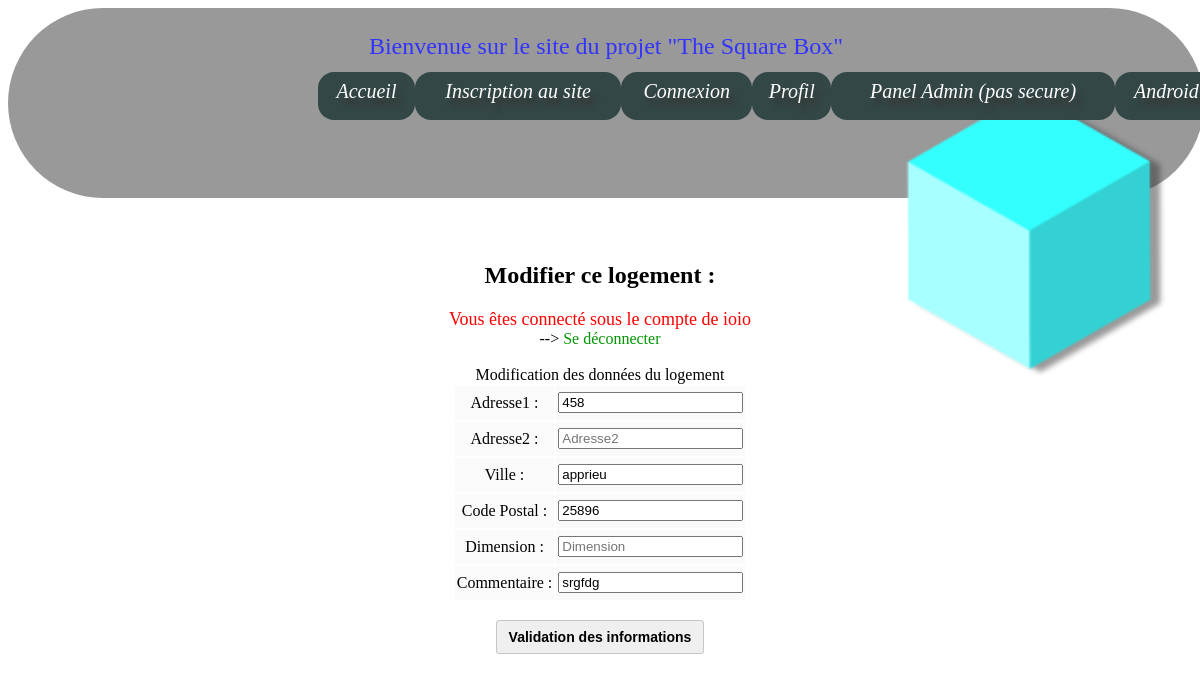
Page /modify_logement.php?id_l=Md (signed in) on the committed database.
### tables this page shows
CREATE TABLE `membres` (
  `id_user` int(11) NOT NULL,
  `pseudo` varchar(255) NOT NULL,
  `mail` varchar(255) NOT NULL,
  `motdepasse` text NOT NULL,
  `avatar` varchar(255) NOT NULL,
  `confirm_by_mail` varchar(255) NOT NULL,
  `admin` varchar(255) NOT NULL
);

CREATE TABLE `informations` (
  `primary_key_pls_ignore` int(11) NOT NULL,
  `id_user` int(11) NOT NULL,
  `id_logement` varchar(255) NOT NULL,
  `adresse1` varchar(255) NOT NULL,
  `adresse2` varchar(255) NOT NULL,
  `ville` varchar(255) NOT NULL,
  `code_postal` int(11) NOT NULL,
  `dimension` int(11) DEFAULT NULL,
  `prix` int(11) NOT NULL,
  `commentaire` varchar(255) NOT NULL,
  `date` varchar(255) NOT NULL,
  `heure` varchar(255) NOT NULL,
  `pic_id_user` int(11) DEFAULT NULL,
  `pic_idl` int(11) DEFAULT NULL,
  `pic_path` varchar(255) DEFAULT NULL
);

### modify_logement.php (the view, shortened to what this page needs)
<?php
	include('fonction.php');
	$pdo_options[PDO::ATTR_ERRMODE] = PDO::ERRMODE_EXCEPTION;
	$bdd = new PDO('mysql:host=127.0.0.1;dbname=Projet_Square_Box', 'Square-Box', 'raspberry', $pdo_options);
	Try
	{
		if (isset($_SESSION['id_user']))
		{
			if (isset($_GET['id_l']))
			{
				$id_logement_prev_page = $_GET['id_l'];
				$req_idl = $bdd-> prepare("SELECT * FROM informations WHERE id_logement = ?");
 				$req_idl-> execute(array($id_logement_prev_page));
 				$logement_info = $req_idl-> Fetch(PDO::FETCH_ASSOC);
			}
			$profil_php = "profil.php?id_user=" . $_SESSION['id_user'];
			$req_user = $bdd -> prepare('SELECT * FROM membres WHERE id_user = ? ');
			$req_user-> execute(array($_SESSION['id_user']));
			$user_info = $req_user-> Fetch(PDO::FETCH_ASSOC);
?>
<!doctype html>
<html>
	<head>
	</head>
	<body>
		<div class="moncadre">
			<p class="title"> Bienvenue sur le site du projet "The Square Box" </p>
			<a href="index.php"> <img class="zoom" src="fichiers/images/favicon2_no-process.png"/> </a>
				<nav id="navigation">
					<li> <a href="index.php"> Accueil </a> </li>
					<li> <a href="register.php"> Inscription au site </a> </li>
					<li> <a href="login.php"> Connexion </a> </li>
					<li> <a href="<?php echo $profil_php ?> "> Profil </a> </li>
					<li> <a href="admin.php"> Panel Admin (pas secure) </a> </li>
					<li> <a href="android.php"> Android </a> </li>
				</nav>
		</div>
		<br><br><br><br><br><br><br><br><br><br><br><br>
		<div align="center"> <br>
		<h2> Modifier ce logement : </h2>
		<?php
			echo ' <font color="red" size="4"> Vous êtes connecté sous le compte de ' . $user_info['pseudo'] . '</font> <br> --> <a href="disconnect.php"> Se déconnecter </a> <br> <br>';
 			echo '<caption> Modification des données du logement </caption>';
			?>
			<form>
				<table>
					<tr>
						<td align="right">
							<label for="adresse1"> Adresse1 : </label>
						</td>
						<td>
							<input type="text" name="adresse1" id="adresse1" value="<?php if (isset($logement_info['adresse1'])) { echo  $logement_info['adresse1']; } ?>" placeholder="Adresse1" autofocus>
						</td>
					</tr>
					<tr>
						<td align="right">
							<label for="adresse2"> Adresse2 : </label>
						</td>
						<td>
							<input type="text" name="adresse2" id="adresse2" value="<?php if (isset($logement_info['adresse2'])) { echo  $logement_info['adresse2']; } ?>" placeholder="Adresse2">
						</td>
					</tr>
					<tr>
						<td align="right">
							<label for="ville"> Ville : </label>
						</td >
						<td>
							<input type="text" name="ville" id="ville" value="<?php if (isset($logement_info['ville'])) { echo  $logement_info['ville']; } ?>" placeholder="Ville">
						</td>
					</tr>
					<tr>
						<td align="right">
							<label for="code_postal"> Code Postal : </label>
						</td>
						<td>
							<input type="text" name="code_postal" id="code_postal" value="<?php if (isset($logement_info['code_postal'])) { echo  $logement_info['code_postal']; } ?>" placeholder="Code Postal">
						</td>
					</tr>
					<tr>
						<td align="right">
							<label for="dimension"> Dimension : </label>
						</td>
						<td>
							<input type="text" name="dimension" id="dimension" value="<?php if (isset($logement_info['dimension'])) { echo  $logement_info['dimension']; } ?>" placeholder="Dimension" >
						</td>
					</tr>
					<tr>
						<td align="right">
							<label for="commentaire"> Commentaire : </label>
						</td>
						<td>
							<input type="text" name="commentaire" id="commentaire" value="<?php if (isset($logement_info['commentaire'])) { echo  $logement_info['commentaire']; } ?>" placeholder="Commentaire">
						</td>
					</tr>
				</table> <br>
					<input type="submit" class="btn" value="Validation des informations" name="validation"> <br> <br>
			</form>
		<?php
		}
		else
		{
			$profil_php = "profil.php";
			$erreur = "Vous n'êtes pas connecté ! <br> <br> Il faut être connecté pour voir ses apartements! <br> <br> <br> Redirection ...";
			header('Refresh: 2;URL=login.php');
		}
	}
	catch (Exception $error)
	{
		die ('Erreur MYSQL : ' . $error-> getMessage());
	}
?>
	</body>
</html>

### fichiers/mise en page/Perso/css/style.css (style rules this page uses)
html { font-family: Verdana Georgia; }
a { text-decoration: none; color: rgb(1, 150, 0); }
td, th { border: 1px solid transparent; height: 30px; transition: all 0.3s; }
td { background: #FAFAFA; text-align: center; }
.btn { position: relative; display: inline-block; padding: 6px 12px; font-size: 14px; font-weight: 600; line-height: 20px; white-space: nowrap; vertical-align: middle; cursor: pointer; user-select: none; background-repeat: repeat-x; background-position: -1px -1px; background-size: 110% 110%; border: 1px solid rgba(27,31,35,0.2); border-radius: 0.25em; appearance: none; }
.title { text-align: center; color: blue; font-size: 1.5em; margin: 5px 50px; }
nav { display: table; position: fixed; height: auto; width: 900px; margin: 5px auto; padding: 2px 25% 2px 25%; z-index: 2; }
nav li { display: table-cell; background-color: #011919; border-radius: 16px; z-index: 2; }
nav li a { display: block; text-align: center; color: #ffffff; text-decoration: none; padding: 8px 8px 17px 8px; transition: all .3s 0s; text-shadow: 5px 8px 5px #000000; font-family: Georgia; font-size: 20px; font-style: italic; border-radius: 16px; z-index: 2; }
.moncadre { background-color: grey; opacity: 0.8; position: fixed; width: 98%; height: 150px; margin: 0 auto; padding: 20px 10px 20px 10px; border-radius: 100px 100px 100px 100px; z-index: 2; }
.zoom { width: 330px; height: 330px; float: right; z-index: 2; }

### rows in the picture
membres: pseudo "ioio"
informations: adresse1 "458", ville "apprieu", code_postal "25896", commentaire "srgfdg"
